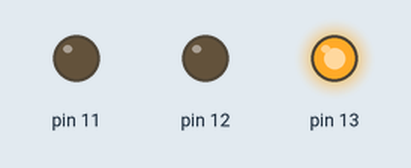
Simulated run of this sketch. Board: Arduino Uno, built with avr-gcc and run on an emulated ATmega328P. Shown: output pins drawn as LEDs (lit = HIGH).

Above: at 0.5 s.
At 10.4 s:
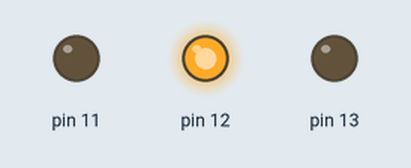
At 20.4 s:
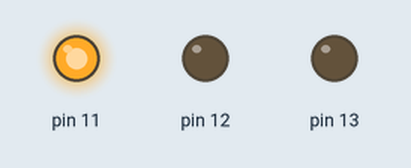
Timing chart, 0 to 24.6 s (numbered marks = the images above):
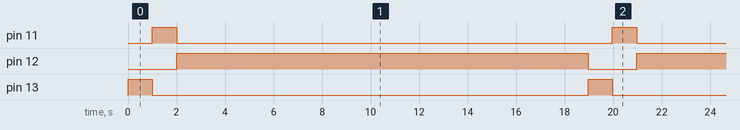

The sketch:

exercicio6.ino
```cpp
// C++ code
//
int tempo = 0;

void setup()
{
  pinMode(13, OUTPUT);
  pinMode(11, OUTPUT);
  pinMode(12, OUTPUT);

  tempo = 1000;
}

void loop()
{
  digitalWrite(13, HIGH);
  delay(tempo); // Wait for tempo millisecond(s)
  digitalWrite(13, LOW);
  digitalWrite(11, HIGH);
  delay(tempo); // Wait for tempo millisecond(s)
  digitalWrite(11, LOW);
  digitalWrite(12, HIGH);
  delay(1000 * tempo); // Wait for 1000 * tempo millisecond(s)
  digitalWrite(12, LOW);
}
```

Measured:
- by itself, pin 11, pin 13: alternates HIGH for 1.0 s and LOW for 18.0 s
- by itself, pin 12: alternates HIGH for 17.0 s and LOW for 2.0 s
- by itself, everything shown: repeats every 19.0 s, in 4 steps
